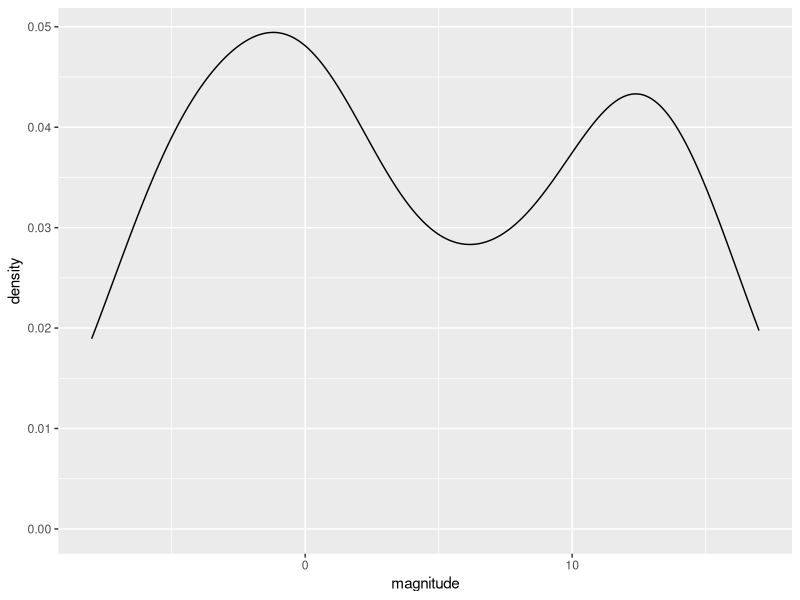
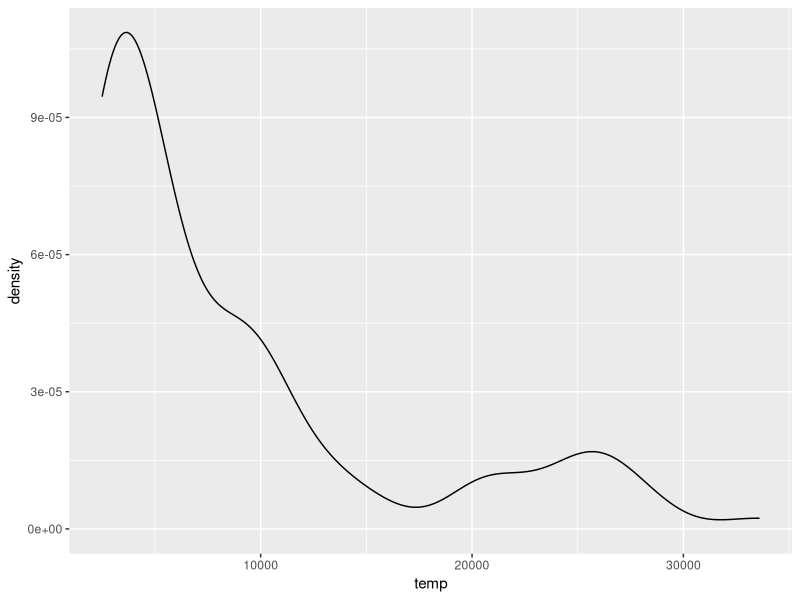
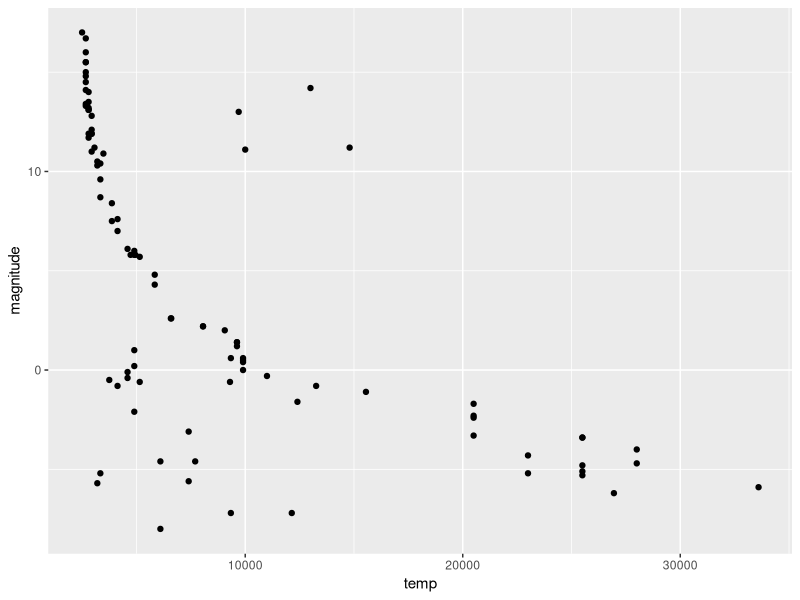
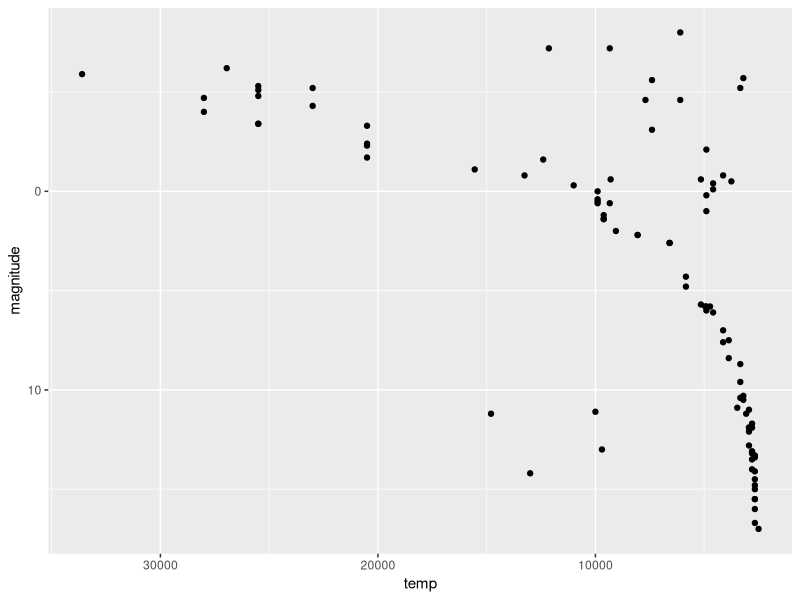
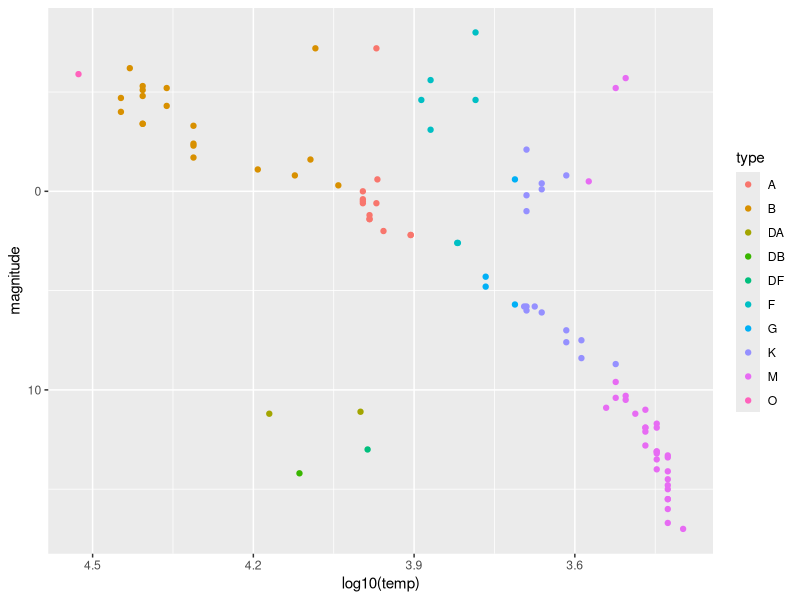

Generate these figures, in order, with R:
library(tidyverse)
library(dslabs)
library(psych)
data(stars)
options(digits = 3)

mag <- stars$magnitude

## Question 1

describe(mag)

## Question 2

stars %>% ggplot(aes(magnitude)) +
  geom_density()

## Question 3

stars %>% ggplot(aes(temp)) +
  geom_density()

## Question 4

stars %>% ggplot(aes(temp,magnitude)) +
  geom_point()

## Question 5

stars %>% ggplot(aes(temp,magnitude)) +
  geom_point() + 
  scale_x_continuous(trans = "log10") +
  scale_y_reverse() +
  scale_x_reverse()


## Question 6

stars %>%
  ggplot(aes(log10(temp), magnitude, color = type)) +
  geom_point() +
  scale_x_reverse() +
  scale_y_reverse() 

## Question 7

## Question 8

## Question 9
